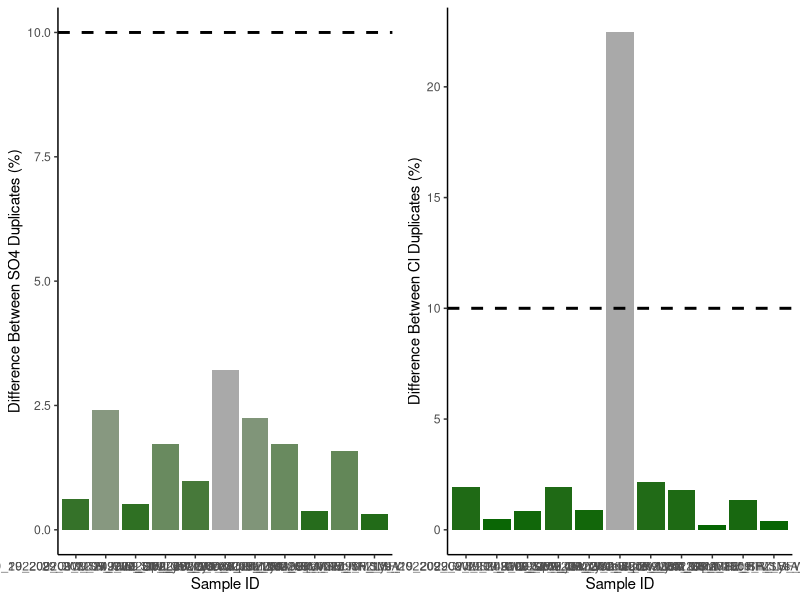
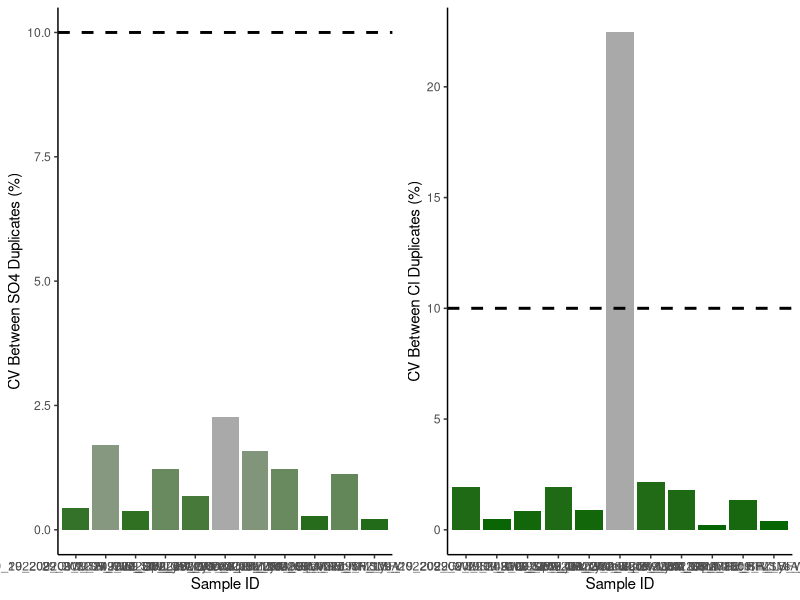
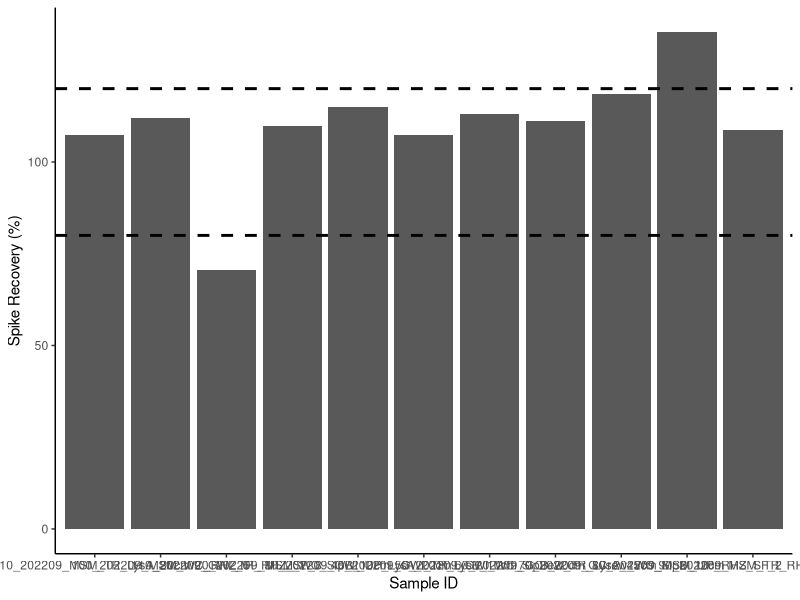

Here is the R script that generated these plots, in order: (Note: this script raises an error after producing the figures.)
## ---- chunk 1
knitr::opts_chunk$set(echo = TRUE)

## Load data.table package
library(data.table)
library(ggplot2)
library(dplyr)
library(data.table)
library(matrixStats)
library(gridExtra)
library(ggpubr)
library(grid)
library(stringr)
## ---- chunk 2
# SULFATE DATA: 

## Read in raw data file from Dionex - copied and saved as a txt
Sdat <- read.table("Raw Data/COMPASS_Synoptic_CB_MonMon_202209_SO4.txt",sep='\t' , header=T, skip=3)
head(Sdat)

## Only keep the columns that we need 
Sdat <- Sdat[ ,c(2,5)] # dont need this here 
head(Sdat)

## Name the columns correctly 
colnames(Sdat) <- c( "Sample_ID", "SO4_ppm")
Sdat$Sample_ID <- as.factor(Sdat$Sample_ID)
Sdat$SO4_ppm <- as.numeric(Sdat$SO4_ppm)
Sdat <- as.data.frame(Sdat)
head(Sdat)

#Chloride data 
## Read in raw data file from Dionex - copied and saved as a txt
Cldat <- read.table("Raw Data/COMPASS_Synoptic_CB_MonMon_202209_Cl.txt",sep='\t' , header=T, skip=3)
head(Cldat)

## Only keep the columns that we need 
Cldat <- Cldat[ ,c(2,5)]
head(Cldat)

## Name the columns correctly 
colnames(Cldat) <- c( "Sample_ID", "Cl_ppm")
Cldat$Sample_ID <- as.factor(Cldat$Sample_ID)
Cldat$Cl_ppm <- as.numeric(Cldat$Cl_ppm)
Cldat <- as.data.frame(Cldat)
head(Cldat) 


## Bring the data back together: 
all_dat <- merge(Sdat, Cldat, by="Sample_ID")
head(all_dat)

## Remove empty lines 
all_dat <- all_dat[!(is.na(all_dat$Sample_ID) | all_dat$Sample_ID==""), ]
head(all_dat)

all_dat <- droplevels(all_dat[!all_dat$Sample_ID == 'Lab Blank',])
head(all_dat)



## ---- chunk 3
stds <- all_dat[grepl("Standard", all_dat$Sample_ID),]
head(stds)

stds_chk_S <- stds %>%
	group_by(Sample_ID) %>%
	summarise(mean = mean(SO4_ppm), sd = sd(SO4_ppm))
stds_chk_S$cv <- (stds_chk_S$sd/stds_chk_S$mean)*100
stds_chk_S$flag <-  ifelse(stds_chk_S$cv <2, 'YES', 'NO, rerun')
head(stds_chk_S)

stds_chk_Cl <- stds %>%
	group_by(Sample_ID) %>%
	summarise(mean = mean(Cl_ppm), sd = sd(Cl_ppm))
stds_chk_Cl$cv <- (stds_chk_Cl$sd/stds_chk_Cl$mean)*100
stds_chk_Cl$flag <-  ifelse(stds_chk_Cl$cv <2, 'YES', 'NO, rerun')
head(stds_chk_Cl)

## ---- chunk 4
#remove standards from sample dataframe
sampledat <- all_dat[!grepl("Standard", all_dat$Sample_ID),]
head(sampledat)

# Constants needed for calculations: 
clmw <- 35.45     #molecular weight of Chloride: 35.45 
smw <- 32.06      #molecular weight of sulfur: 32.06


# Convert ppm to mmol/L
sampledat$SO4_mM <- (sampledat$SO4_ppm / smw)
sampledat$Cl_mM <- (sampledat$Cl_ppm / clmw)


# Calculate Salinity 
# calculated using the Knudsen equation 
# Salinity = 0.03 + 1.8050 * Chlorinity
# Ref: A Practical Handbook of Seawater Analysis by Strickland & Parsons (P. 11)
# =((1.807*Cl_ppm)+0.026)/1000
sampledat$salinity <- ((1.8070 * sampledat$Cl_ppm) + 0.026) / 1000


head(sampledat)
## ---- chunk 5
#Show me the data that we have from the calculations 
head(sampledat)

#pull out any rows that have "dup" in the SampleID column
dups <- sampledat %>%  
  filter(str_detect(Sample_ID, "dup"))      #have to change this to match data
head(dups)

#remove these from sample dataframe in a new dataframe
sampledat2 <- sampledat %>%  
  filter(!str_detect(Sample_ID, "dup")) %>%  
  filter(!str_detect(Sample_ID, "spk")) 
head(sampledat2)

#remove the dup from these IDs so we will have duplicate sample names
dups$Sample_ID<-gsub("_dup","",as.character(dups$Sample_ID))
dups <- dups[ ,-c(2,3)]
colnames(dups) <- c('Sample_ID', 'SO4_mM_dup', "Cl_mM_dup", "salinity_dup")
head(dups)

#put it back together with the old data set and look for duplicates 
QAdups <- merge(sampledat2, dups)
head(QAdups)

QAdups$SO4_dups_chk <- ((abs(QAdups$SO4_mM-QAdups$SO4_mM_dup))/((QAdups$SO4_mM+QAdups$SO4_mM_dup)/2))*100
QAdups$SO4_dups_flag <-  ifelse(QAdups$SO4_dups_chk <10, 'YES', 'NO, rerun')

QAdups$Cl_dups_chk <- ((abs(QAdups$Cl_mM-QAdups$Cl_mM_dup))/((QAdups$Cl_mM+QAdups$Cl_mM_dup)/2))*100
QAdups$Cl_dups_flag <-  ifelse(QAdups$Cl_dups_chk <10, 'YES', 'NO, rerun')

head(QAdups)

#plot dups output as a bar graph to easily check - want any over 10% to be red need to work on this 
Sdupsbar <- ggplot(data = QAdups, aes(x = Sample_ID, y = SO4_dups_chk, fill=SO4_dups_chk)) +
       geom_bar(stat = 'identity') + 
        scale_fill_gradient2(low='darkgreen', mid='darkgreen', high='darkgrey', space='Lab') + 
        theme_classic() + labs(x= "Sample ID", y="Difference Between SO4 Duplicates (%)") + 
        theme(legend.position="none") +  geom_hline(yintercept=10, linetype="dashed", 
                color = "black", size=1)


Cldupsbar <- ggplot(data = QAdups, aes(x = Sample_ID, y = Cl_dups_chk, fill=Cl_dups_chk)) +
       geom_bar(stat = 'identity') + 
        scale_fill_gradient2(low='darkgreen', mid='darkgreen', high='darkgrey', space='Lab') + 
        theme_classic() + labs(x= "Sample ID", y="Difference Between Cl Duplicates (%)") + 
        theme(legend.position="none") +  geom_hline(yintercept=10, linetype="dashed", 
                color = "black", size=1)

ggarrange(Sdupsbar, Cldupsbar,ncol=2, nrow=1)

#check for percent of no, reruns to see if it  would warrant reruns 
Perc_dups <- QAdups %>% 
  group_by(SO4_dups_flag) %>%
  summarise(S_no_rows = length(SO4_dups_flag)) 
Perc_dups1 <- QAdups %>% 
  group_by(Cl_dups_flag) %>%
  summarise(Cl_no_rows = length(Cl_dups_flag))
colnames(Perc_dups) <- c("Flag", "S_no_rows")
colnames(Perc_dups1) <- c("Flag", "Cl_no_rows")
Perc_dups2 <- cbind(Perc_dups, Perc_dups1)

Perc_dups2$Total <- length(QAdups$SO4_dups_flag)
Perc_dups2$S_Percent <- (Perc_dups2$S_no_rows / Perc_dups2$Total)*100
Perc_dups2$Cl_Percent <- (Perc_dups2$Cl_no_rows / Perc_dups2$Total)*100
head(Perc_dups2)


## ---- chunk 6
#the cv 
# calculate the sd bewteen the two duplicates then divide by the mean and multiply by 100 

df2 <- as.data.frame(QAdups$SO4_mM)
df2$dups <- QAdups$SO4_mM_dup

df2$sds <- apply(df2,1,sd)

QAdups$SO4_dups_cv <- (df2$sds)/((QAdups$SO4_mM+QAdups$SO4_mM_dup)/2) * 100
QAdups$SO4_dups_cv_flag <-  ifelse(QAdups$SO4_dups_cv <11, 'YES', 'NO, rerun')

head(QAdups)

#plot dups output as a bar graph to easily check - want any over 10% to be red need to work on this 
Sdupsbar <- ggplot(data = QAdups, aes(x = Sample_ID, y = SO4_dups_cv, fill=SO4_dups_chk)) +
       geom_bar(stat = 'identity') + 
        scale_fill_gradient2(low='darkgreen', mid='darkgreen', high='darkgrey', space='Lab') + 
        theme_classic() + labs(x= "Sample ID", y="CV Between SO4 Duplicates (%)") + 
        theme(legend.position="none") +  geom_hline(yintercept=10, linetype="dashed", 
                color = "black", size=1)


Cldupsbar <- ggplot(data = QAdups, aes(x = Sample_ID, y = Cl_dups_chk, fill=Cl_dups_chk)) +
       geom_bar(stat = 'identity') + 
        scale_fill_gradient2(low='darkgreen', mid='darkgreen', high='darkgrey', space='Lab') + 
        theme_classic() + labs(x= "Sample ID", y="CV Between Cl Duplicates (%)") + 
        theme(legend.position="none") +  geom_hline(yintercept=10, linetype="dashed", 
                color = "black", size=1)

ggarrange(Sdupsbar, Cldupsbar,ncol=2, nrow=1)

#check for percent of no, reruns to see if it  would warrant reruns 
Perc_dups <- QAdups %>% 
  group_by(SO4_dups_flag) %>%
  summarise(S_no_rows = length(SO4_dups_flag)) 
Perc_dups1 <- QAdups %>% 
  group_by(Cl_dups_flag) %>%
  summarise(Cl_no_rows = length(Cl_dups_flag))
colnames(Perc_dups) <- c("Flag", "S_no_rows")
colnames(Perc_dups1) <- c("Flag", "Cl_no_rows")
Perc_dups2 <- cbind(Perc_dups, Perc_dups1)

Perc_dups2$Total <- length(QAdups$SO4_dups_flag)
Perc_dups2$S_Percent <- (Perc_dups2$S_no_rows / Perc_dups2$Total)*100
Perc_dups2$Cl_Percent <- (Perc_dups2$Cl_no_rows / Perc_dups2$Total)*100
head(Perc_dups2)


## ---- chunk 7
#Show me the data that we have from the calculations 
head(sampledat)

#pull out any rows that have "spk" in the SampleID column
spks <- sampledat %>%  
  filter(str_detect(Sample_ID, "spk"))      #have to change this to match data
head(spks)

#remove the dup from these IDs so we will have duplicate sample names
spks$Sample_ID<-gsub("_spk","",as.character(spks$Sample_ID))
spks <- spks[ ,-c(2,3, 5,6)]
colnames(spks) <- c('Sample_ID', 'SO4_mM_spk')
head(spks)

#put it back together with the old data set and look for duplicates 
QAspks <- merge(sampledat, spks)
head(QAspks)

#now we need to calculate the spike concentration and calculate the spike recovery
spkconc <- (250/smw)    # in mM
spkvol <- 10             # in uL
spkvol <- spkvol/1000000 
#spike for these samples was 10uL of the 250mM standard
QAspks$SO4_spk_Conc <- (spkconc)*spkvol         # mmoles of SO4 
head(QAspks)

#need to determine dilution factors and initial amount of sample added
#if your samples are all the same dilution just use the first line 
#for Steph / COMPASS this depends on the site so... 
QAspks$Dilution <- 1
QAspks$Dilution <-  ifelse(str_detect(QAspks$Sample_ID, "MSM_UP"), 50, QAspks$Dilution)
QAspks$Dilution <-  ifelse(str_detect(QAspks$Sample_ID, "MSM_TR"), 50, QAspks$Dilution)
QAspks$Dilution <-  ifelse(str_detect(QAspks$Sample_ID, "MSM_WC"), 100, QAspks$Dilution)
QAspks$Dilution <-  ifelse(str_detect(QAspks$Sample_ID, "GCrew_UP"), 50, QAspks$Dilution)
QAspks$Dilution <-  ifelse(str_detect(QAspks$Sample_ID, "GCrew_TR"), 50, QAspks$Dilution)
QAspks$Dilution <-  ifelse(str_detect(QAspks$Sample_ID, "GCrew_WC"), 100, QAspks$Dilution)
QAspks$Dilution <-  ifelse(str_detect(QAspks$Sample_ID, "GWI_UP"), 100, QAspks$Dilution)
QAspks$Dilution <-  ifelse(str_detect(QAspks$Sample_ID, "GWI_TR"), 100, QAspks$Dilution)
QAspks$Dilution <-  ifelse(str_detect(QAspks$Sample_ID, "GWI_WC"), 200, QAspks$Dilution)
#QAspks$Dilution <-  ifelse(str_detect(QAspks$Sample_ID, "SWH_UP"), 100, QAspks$Dilution)
#QAspks$Dilution <-  ifelse(str_detect(QAspks$Sample_ID, "SWH_TR"), 100, QAspks$Dilution)
#QAspks$Dilution <-  ifelse(str_detect(QAspks$Sample_ID, "SWH_WC"), 100, QAspks$Dilution)

#Set Sample volumes in uL 
QAspks$SampleVol <- 1
QAspks$SampleVol <-  ifelse(str_detect(QAspks$Sample_ID, "MSM_UP"), 1501, QAspks$SampleVol)
QAspks$SampleVol <-  ifelse(str_detect(QAspks$Sample_ID, "MSM_TR"), 1501, QAspks$SampleVol)
QAspks$SampleVol <-  ifelse(str_detect(QAspks$Sample_ID, "MSM_WC"), 1475, QAspks$SampleVol)
QAspks$SampleVol <-  ifelse(str_detect(QAspks$Sample_ID, "GCrew_UP"), 1501, QAspks$SampleVol)
QAspks$SampleVol <-  ifelse(str_detect(QAspks$Sample_ID, "GCrew_TR"), 1501, QAspks$SampleVol)
QAspks$SampleVol <-  ifelse(str_detect(QAspks$Sample_ID, "GCrew_WC"), 1475, QAspks$SampleVol)
QAspks$SampleVol <-  ifelse(str_detect(QAspks$Sample_ID, "GWI_UP"), 1475, QAspks$SampleVol)
QAspks$SampleVol <-  ifelse(str_detect(QAspks$Sample_ID, "GWI_TR"), 1475, QAspks$SampleVol)
QAspks$SampleVol <-  ifelse(str_detect(QAspks$Sample_ID, "GWI_WC"), 1462, QAspks$SampleVol)
#QAspks$SampleVol <-  ifelse(str_detect(QAspks$Sample_ID, "SWH_UP"), 100, QAspks$SampleVol)
#QAspks$SampleVol <-  ifelse(str_detect(QAspks$Sample_ID, "SWH_TR"), 100, QAspks$SampleVol)
#QAspks$SampleVol <-  ifelse(str_detect(QAspks$Sample_ID, "SWH_WC"), 100, QAspks$SampleVol)

#change sample volume to L 
QAspks$SampleVol <- QAspks$SampleVol/1000000
head(QAspks)

#gives us the total SO4 in the sample in mmoles
QAspks$SO4_Total_unspkd <- (QAspks$SO4_mM/QAspks$Dilution)*(QAspks$SampleVol) 

##total SO4 in spiked sample in mmoles
QAspks$SO4_Total_spkd <- (QAspks$SO4_mM_spk/QAspks$Dilution)*(QAspks$SampleVol+spkvol) 

QAspks$SO4_expctd_spkd <-  (QAspks$SO4_Total_unspkd + QAspks$SO4_spk_Conc)
QAspks$spk_recovery <-    (QAspks$SO4_Total_spkd/QAspks$SO4_expctd_spkd)*100
QAspks$SO4_spks_flag <-  ifelse(QAspks$spk_recovery <=120 & QAspks$spk_recovery >=80 , 'YES', 'NO, rerun')  #fix 

head(QAspks)

#plot spk recoveries output as a bar graph to easily check - want any over 10% to be red need to work on this 
spksbar <- ggplot(data = QAspks, aes(x = Sample_ID, y = spk_recovery)) +
        geom_bar(stat = 'identity') + 
        scale_fill_manual(values=c("lightblue4")) + 
        theme_classic() + labs(x= "Sample ID", y="Spike Recovery (%)") + 
        theme(legend.position="none") +  
        geom_hline(yintercept=80, linetype="dashed", color = "black", size=1) + 
        geom_hline(yintercept=120, linetype="dashed", color = "black", size=1)

spksbar



#check for percent of no, reruns to see if it  would warrant reruns 
Perc_spks <- QAspks %>% 
  group_by(SO4_spks_flag) %>%
  summarise(no_rows = length(SO4_spks_flag)) 
Perc_spks$Total <- length(QAspks$SO4_spks_flag)
Perc_spks$Percent <- (Perc_spks$no_rows / Perc_spks$Total)*100
head(Perc_spks)

## ---- chunk 8
#for steph <- pull out identifiers of the sample names 
#pull the sample ID and separate it by the underscores 
IDs <- data.frame(do.call('rbind', strsplit(as.character(sampledat2$Sample_ID),'_',fixed=TRUE)))
colnames(IDs) <- c("Analysis_No" , "Date","Site", "Zone", "Replicate", "Depth", "Tree")
head(IDs)

#rejoin them to the dataframe
alldat <- cbind(IDs, sampledat2)
head(alldat)

## ---- chunk 9
write.csv(alldat, file="Processed Data/COMPASS_SynopticCB_PW_Processed_Cl_SO4_202209.csv")  #Change file name
